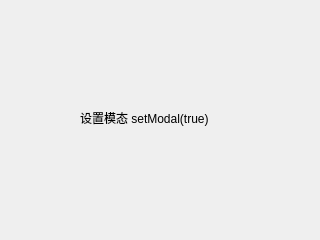
<?xml version="1.0" encoding="UTF-8"?>
<ui version="4.0">
 <class>Dialog33</class>
 <widget class="QDialog" name="Dialog33">
  <property name="geometry">
   <rect>
    <x>0</x>
    <y>0</y>
    <width>320</width>
    <height>240</height>
   </rect>
  </property>
  <property name="windowTitle">
   <string>Dialog</string>
  </property>
  <widget class="QLabel" name="label">
   <property name="geometry">
    <rect>
     <x>80</x>
     <y>110</y>
     <width>181</width>
     <height>16</height>
    </rect>
   </property>
   <property name="text">
    <string>设置模态 setModal(true)</string>
   </property>
  </widget>
 </widget>
 <resources/>
 <connections/>
</ui>
